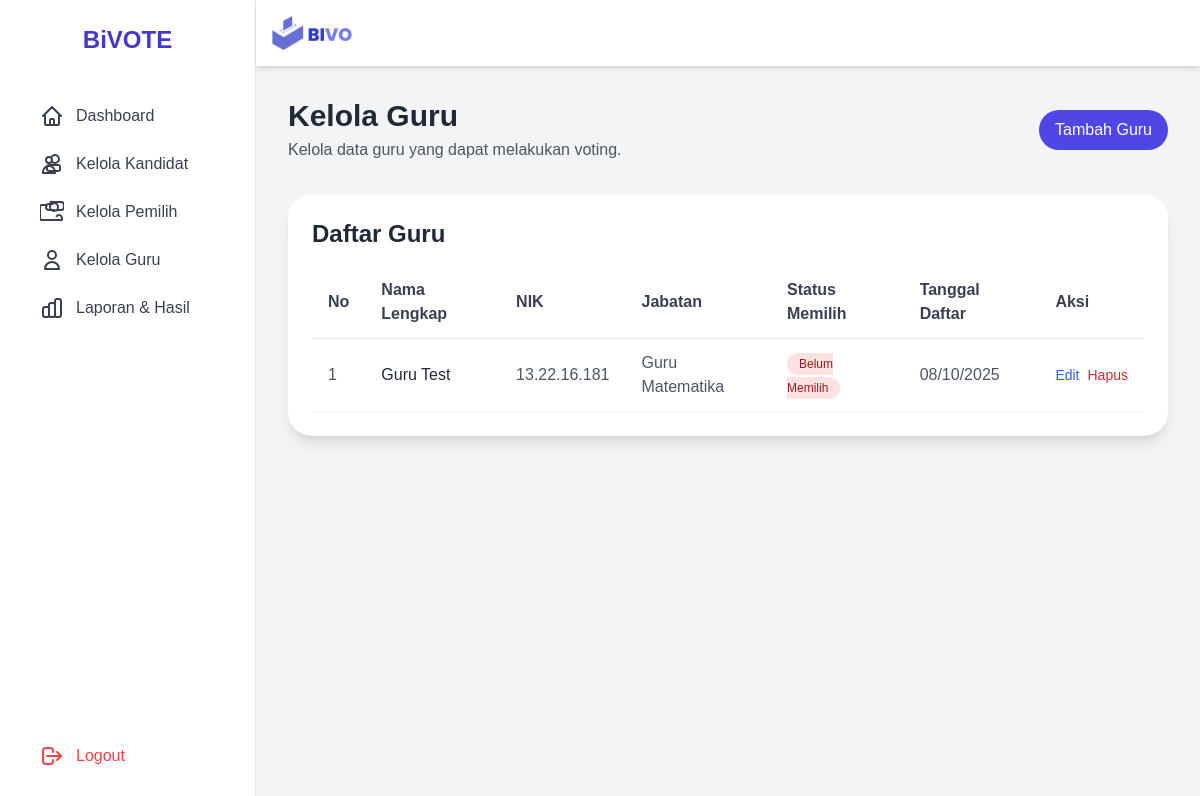
/admin/manage_guru.php (signed in), run on the app's committed database.
### tables this page shows
CREATE TABLE `guru` (
  `id` int(11) NOT NULL AUTO_INCREMENT,
  `nama_lengkap` varchar(255) NOT NULL,
  `nik` varchar(20) NOT NULL,
  `password` varchar(255) NOT NULL,
  `jabatan` varchar(100) DEFAULT NULL,
  `status_memilih` tinyint(1) DEFAULT 0 COMMENT '0=Belum, 1=Sudah',
  `id_kandidat_dipilih` int(11) DEFAULT NULL,
  `created_at` timestamp NULL DEFAULT current_timestamp(),
  PRIMARY KEY (`id`),
  UNIQUE KEY `nik` (`nik`),
  KEY `id_kandidat_dipilih` (`id_kandidat_dipilih`),
  CONSTRAINT `guru_ibfk_1` FOREIGN KEY (`id_kandidat_dipilih`) REFERENCES `kandidat` (`id`) ON DELETE SET NULL ON UPDATE CASCADE
);

### admin/manage_guru.php (the view, shortened to what this page needs)
<?php
require_once '../config/koneksi.php';
$sql = "SELECT id, nama_lengkap, nik, jabatan, status_memilih, created_at FROM guru ORDER BY nama_lengkap ASC";
$result = $koneksi->query($sql);
$guru_list = [];
if ($result && $result->num_rows > 0) {
    while ($row = $result->fetch_assoc()) {
        $row['id'] = isset($row['id']) ? (int)$row['id'] : null;
        $row['status_memilih'] = isset($row['status_memilih']) && (int)$row['status_memilih'] === 1 ? 1 : 0;
        $guru_list[] = $row;
    }
}
?>
<!DOCTYPE html>
<html lang="en">
<head>
    <script src="https://cdn.tailwindcss.com"></script>
    <link rel="stylesheet" href="../assets/css/custom.css">
</head>
<body class="bg-gray-100 min-h-screen flex">
    <?php include '../includes/sidebar_admin.php'; ?>
    <div class="flex-1 flex flex-col min-h-screen">
        <?php include '../includes/header_admin.php'; ?>
        <main class="flex-1 p-8">
            <div class="mb-8 flex justify-between items-center">
                <div>
                    <h1 class="text-3xl font-bold text-gray-800">Kelola Guru</h1>
                    <p class="text-gray-600 mt-1">Kelola data guru yang dapat melakukan voting.</p>
                </div>
                <button onclick="openAddGuruModal()" class="bg-indigo-600 text-white font-medium py-2 px-4 rounded-full hover:bg-indigo-700 transition-colors">
                    Tambah Guru
                </button>
            </div>
            <div class="bg-white p-6 rounded-3xl shadow-lg">
                <h2 class="text-2xl font-bold text-gray-800 mb-4">Daftar Guru</h2>
                <div class="table-container">
                    <table class="w-full">
                        <thead>
                            <tr class="border-b border-gray-200">
                                <th class="text-left py-3 px-4 font-semibold text-gray-700">No</th>
                                <th class="text-left py-3 px-4 font-semibold text-gray-700">Nama Lengkap</th>
                                <th class="text-left py-3 px-4 font-semibold text-gray-700">NIK</th>
                                <th class="text-left py-3 px-4 font-semibold text-gray-700">Jabatan</th>
                                <th class="text-left py-3 px-4 font-semibold text-gray-700">Status Memilih</th>
                                <th class="text-left py-3 px-4 font-semibold text-gray-700">Tanggal Daftar</th>
                                <th class="text-left py-3 px-4 font-semibold text-gray-700">Aksi</th>
                            </tr>
                        </thead>
                        <tbody>
                            <?php foreach ($guru_list as $index => $guru): ?>
                                <tr class="border-b border-gray-100 hover:bg-gray-50">
                                    <td class="py-3 px-4 text-gray-600"><?php echo $index + 1; ?></td>
                                    <td class="py-3 px-4 font-medium text-gray-800"><?php echo htmlspecialchars($guru['nama_lengkap']); ?></td>
                                    <td class="py-3 px-4 text-gray-600"><?php echo htmlspecialchars($guru['nik']); ?></td>
                                    <td class="py-3 px-4 text-gray-600"><?php echo htmlspecialchars($guru['jabatan']); ?></td>
                                    <td class="py-3 px-4">
                                        <span class="px-3 py-1 rounded-full text-xs font-medium <?php echo $guru['status_memilih'] ? 'bg-green-100 text-green-800' : 'bg-red-100 text-red-800'; ?>">
                                            <?php echo $guru['status_memilih'] ? 'Sudah Memilih' : 'Belum Memilih'; ?>
                                        </span>
                                    </td>
                                    <td class="py-3 px-4 text-gray-600"><?php echo date('d/m/Y', strtotime($guru['created_at'])); ?></td>
                                    <td class="py-3 px-4">
                                        <div class="flex space-x-2">
                                            <button onclick="editGuru(<?php echo $guru['id']; ?>)" class="text-blue-600 hover:text-blue-800 text-sm font-medium">Edit</button>
                                            <button onclick="deleteGuru(<?php echo $guru['id']; ?>)" class="text-red-600 hover:text-red-800 text-sm font-medium">Hapus</button>
                                        </div>
                                    </td>
                                </tr>
                            <?php endforeach; ?>
                        </tbody>
                    </table>
                </div>
            </div>
        </main>
    </div>

### admin/manage_guru.php (style rules this page uses)
body { font-family: 'Poppins', sans-serif; }
.table-container { max-height: 400px; overflow-y: auto; }

### data on the page
guru: nama_lengkap "Guru Test", nik "13.22.16.181", jabatan "Guru Matematika", status_memilih "Belum Memilih", created_at "08/10/2025"
